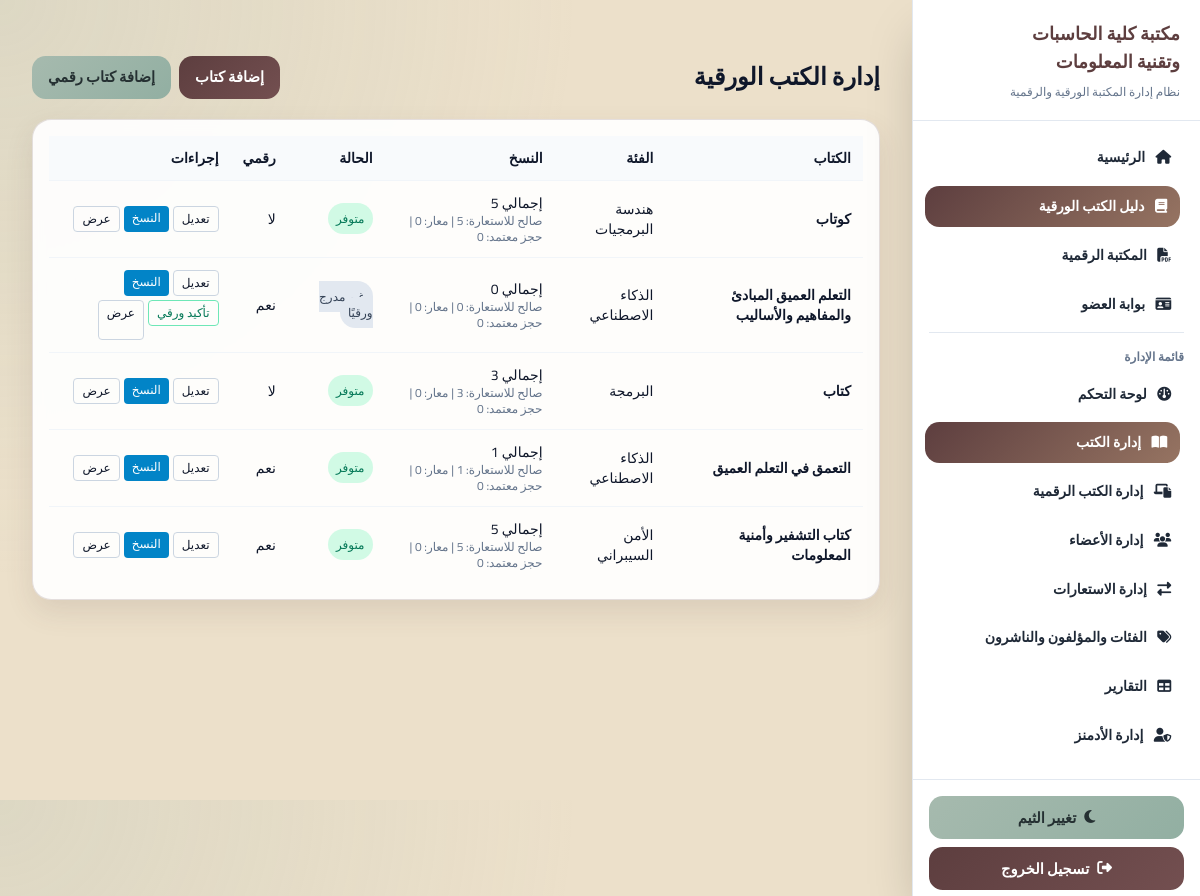
Page /dashboard/books/ (signed in) on the committed database.
### books/models.py (models this page shows, shortened)
class Book(models.Model):
    LANGUAGE_CHOICES = [
        ("arabic", "العربية"),
        ("english", "الإنجليزية"),
    ]
    dewey_decimal_number = models.CharField(max_length=100)
    title = models.CharField(max_length=300)
    authors = models.ManyToManyField(Author)
    category = models.ForeignKey(Category, on_delete=models.SET_NULL, null=True)
    publisher = models.ForeignKey(Publisher, on_delete=models.SET_NULL, null=True)
    publication_year = models.IntegerField(blank=True, null=True)
    edition = models.CharField(max_length=50, blank=True, null=True)
    volume = models.CharField(max_length=50, blank=True, null=True)
    language = models.CharField(max_length=20, choices=LANGUAGE_CHOICES, default="arabic")
    pages = models.IntegerField(blank=True, null=True)
    cover_image = models.ImageField(upload_to="books/covers/", blank=True, null=True)
    description = models.TextField(blank=True, null=True)
    created_at = models.DateTimeField(auto_now_add=True)
    view_count = models.PositiveIntegerField(default=0)

class Category(models.Model):
    category_id = models.CharField(max_length=50, unique=True, blank=True)
    name = models.CharField(max_length=200)  # Arabic name
    name_en = models.CharField(max_length=200, blank=True, default="")
    shelf_location = models.CharField(max_length=200, blank=True, null=True)

### dashboard/views.py (the view)
# urls.py: path("books/", views.dashboard_books_list, name="dashboard_books_list"),
@admin_capability_required("can_manage_books")
def dashboard_books_list(request):
    books = _books_dashboard_queryset()
    return render(request, "dashboard/books/books_list.html", {"books": books})

### accounts/services.py (called while the page is built)
def is_library_admin(user):
    return user.is_authenticated and (
        user.is_superuser or user.is_staff or getattr(user, "is_admin", False)
    )

def has_admin_capability(user, capability):
    if user.is_superuser:
        return True
    return bool(getattr(user, capability, False))

def admin_capability_required(capability):
    def decorator(view_func):
        @login_required(login_url="login")
        @wraps(view_func)
        def _wrapped(request, *args, **kwargs):
            if not is_library_admin(request.user):
                raise PermissionDenied("Admin access required.")
            if not has_admin_capability(request.user, capability):
                raise PermissionDenied("You do not have permission to access this page.")
            return view_func(request, *args, **kwargs)
        return _wrapped
    return decorator

### dashboard/views.py (called while the page is built)
def _books_dashboard_queryset():
    return (
        Book.objects.select_related("category")
        .annotate(
            total_copies=Count("bookcopy", distinct=True),
            usable_copies=Count("bookcopy", filter=Q(bookcopy__status="new"), distinct=True),
            borrowed_copies=Count("bookcopy__borrowing", filter=Q(bookcopy__borrowing__return_date__isnull=True), distinct=True),
            approved_reservations=Count("reservation", filter=Q(reservation__status="approved"), distinct=True),
            has_digital=Count("digitallibrary", distinct=True),
        )
        .annotate(
            available_copies=ExpressionWrapper(
                F("usable_copies") - F("borrowed_copies") - F("approved_reservations"),
                output_field=IntegerField(),
            )
        )
        .order_by("-created_at")
    )

### templates/dashboard/books/books_list.html (shortened to what this page needs)
﻿{% extends "base.html" %}
{% block content %}
<section class="space-y-5">
    <div class="flex items-center justify-between">
        <h1 class="text-2xl font-black">إدارة الكتب الورقية</h1>
        <div class="flex gap-2">
            <a href="{% url 'dashboard_add_book' %}" target="_blank" rel="noopener" class="btn-primary">إضافة كتاب</a>
            <a href="{% url 'dashboard_digital_add' %}" class="btn-secondary">إضافة كتاب رقمي</a>
        </div>
    </div>
    <div class="card p-0 overflow-hidden">
        <div class="overflow-x-auto">
            <table class="w-full text-sm">
                <thead class="bg-slate-50 dark:bg-slate-800">
                    <tr>
                        <th class="p-3 text-right">الكتاب</th>
                        <th class="p-3 text-right">الفئة</th>
                        <th class="p-3 text-right">النسخ</th>
                        <th class="p-3 text-right">الحالة</th>
                        <th class="p-3 text-right">رقمي</th>
                        <th class="p-3 text-right">إجراءات</th>
                    </tr>
                </thead>
                <tbody>
                    {% for book in books %}
                        <tr class="border-t border-slate-100 dark:border-slate-800">
                            <td class="p-3 font-bold">{{ book.title }}</td>
                            <td class="p-3">{{ book.category.name|default:"-" }}</td>
                            <td class="p-3">
                                إجمالي {{ book.total_copies }}
                                <div class="text-xs text-slate-500">صالح للاستعارة: {{ book.usable_copies }} | معار: {{ book.borrowed_copies }} | حجز معتمد: {{ book.approved_reservations }}</div>
                            </td>
                            <td class="p-3">
                                {% if book.total_copies == 0 %}
                                    <span class="px-2 py-1 rounded-full text-xs bg-slate-200 text-slate-700">غير مدرج ورقيًا</span>
                                {% elif book.available_copies > 0 %}
                                    <span class="px-2 py-1 rounded-full text-xs bg-emerald-100 text-emerald-700">متوفر</span>
                                {% else %}
                                    <span class="px-2 py-1 rounded-full text-xs bg-amber-100 text-amber-800">غير متوفر</span>
                                {% endif %}
                            </td>
                            <td class="p-3">{% if book.has_digital %}نعم{% else %}لا{% endif %}</td>
                            <td class="p-3">
                                <div class="flex flex-wrap gap-1">
                                    <a href="{% url 'dashboard_edit_book' book.id %}" class="px-2 py-1 rounded border border-slate-300 text-xs">تعديل</a>
                                    <a href="{% url 'dashboard_book_copies' book.id %}" class="px-2 py-1 rounded text-xs text-white bg-sky-600 hover:bg-sky-700">النسخ</a>
                                    {% if book.total_copies == 0 %}
                                        <form method="post" action="{% url 'dashboard_confirm_physical_book' book.id %}">
                                            <button type="submit" class="px-2 py-1 rounded border border-emerald-300 text-xs text-emerald-700">تأكيد ورقي</button>
                                        </form>
                                    {% endif %}
                                    <a href="{% url 'book_detail' book.id %}" class="px-2 py-1 rounded border border-slate-300 text-xs">عرض</a>
                                </div>
                            </td>
                        </tr>
                    {% empty %}
                        <tr><td colspan="6" class="p-8 text-center text-slate-500">لا توجد كتب مضافة.</td></tr>
                    {% endfor %}
                </tbody>
            </table>
        </div>
    </div>
</section>
{% endblock %}

### libraryms/static/css/styles.css (style rules this page uses)
body { font-family: 'Cairo', sans-serif; background: radial-gradient(circle at top left, rgba(166, 186, 174, 0.22), transparent 40%), var(--c3); }
.card { background: rgba(255, 255, 255, 0.92); border: 1px solid rgba(93, 62, 63, 0.16); border-radius: 1.2rem; box-shadow: 0 12px 28px rgba(93, 62, 63, 0.12); padding: 1rem; backdrop-filter: blur(6px); }
.btn-primary, .btn-secondary { border: 0; border-radius: 0.85rem; padding: 0.65rem 1rem; font-size: 0.92rem; font-weight: 800; cursor: pointer; display: inline-flex; align-items: center; justify-content: center; text-decoration: none; transition: transform 0.2s ease, filter 0.2s ease; }
.btn-primary { background: linear-gradient(135deg, var(--c1) 0%, #734f50 100%); color: #ffffff; }
.btn-secondary { background: linear-gradient(135deg, var(--c4) 0%, #92afa2 100%); color: #253032; }

### rows in the picture
Book: title "كوتاب", category.name "هندسة البرمجيات", total_copies "5", approved_reservations "0", shows "متوفر", shows "لا"
Book: title "التعلم العميق المبادئ والمفاهيم والأساليب", category.name "الذكاء الاصطناعي", total_copies "0", approved_reservations "0", shows "غير مدرج ورقيًا", shows "نعم", shows "تأكيد ورقي"
Book: title "كتاب", category.name "البرمجة", total_copies "3", approved_reservations "0", shows "متوفر", shows "لا"
Book: title "التعمق في التعلم العميق", category.name "الذكاء الاصطناعي", total_copies "1", approved_reservations "0", shows "متوفر", shows "نعم"
Book: title "كتاب التشفير وأمنية المعلومات", category.name "الأمن السيبراني", total_copies "5", approved_reservations "0", shows "متوفر", shows "نعم"
